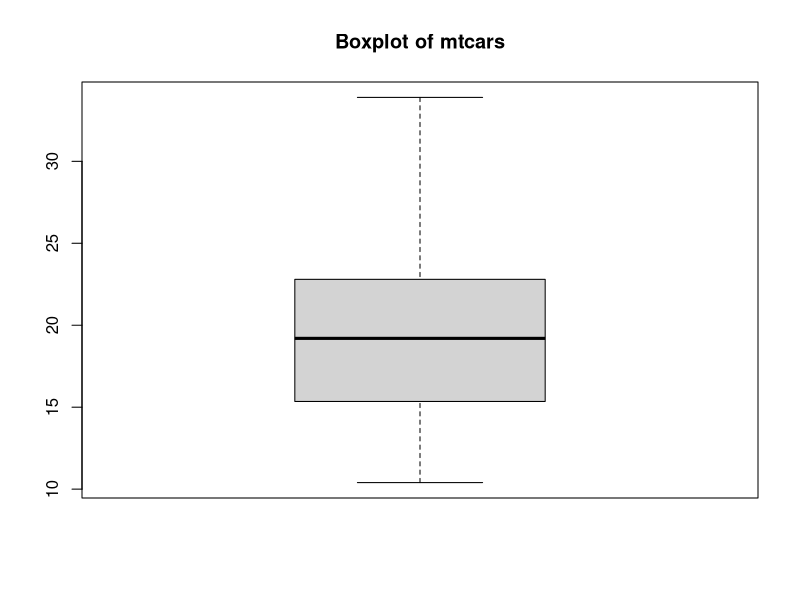

Write R code to recreate this figure.
## SLIP - 4
## Q.1
letters[1:10]
LETTERS[17:26]
LETTERS[22:24]

##Q.2
data(mtcars)

boxplot(mtcars$mpg, main="Boxplot of mtcars")
